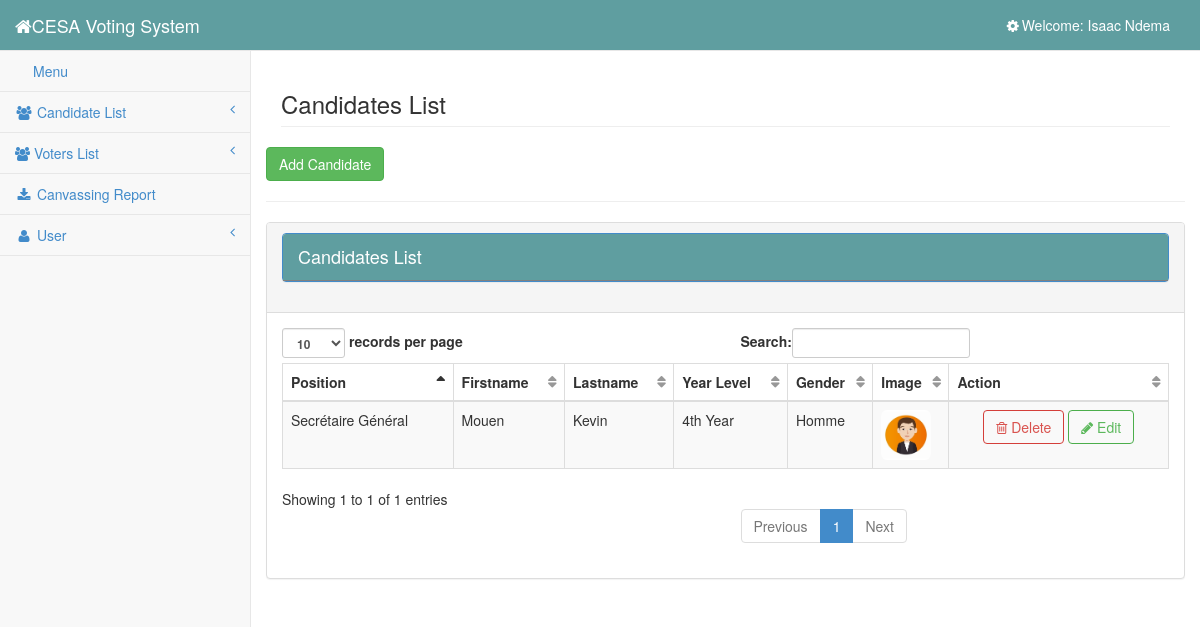
/admin/candidate.php (signed in), run on the app's committed database.
### tables this page shows
CREATE TABLE IF NOT EXISTS `user` (
  `user_id` int(11) NOT NULL AUTO_INCREMENT,
  `username` varchar(100) NOT NULL,
  `password` varchar(100) NOT NULL,
  `firstname` varchar(100) NOT NULL,
  `lastname` varchar(100) NOT NULL,
  PRIMARY KEY (`user_id`)
);

CREATE TABLE IF NOT EXISTS `candidate` (
  `candidate_id` int(11) NOT NULL AUTO_INCREMENT,
  `position` int(11) ,
  `firstname` varchar(100) NOT NULL,
  `lastname` varchar(100) NOT NULL,
  `year_level` varchar(100) NOT NULL,
  `gender` varchar(100) NOT NULL,
  `img` varchar(100) NOT NULL,
  PRIMARY KEY (`candidate_id`),
  FOREIGN KEY (`position`) REFERENCES `postes`(`id`)
);

CREATE TABLE IF NOT EXISTS `postes` (
  `id` int(11) NOT NULL AUTO_INCREMENT,
  `name` varchar(100) NOT NULL,
  `class_name` varchar(10) NOT NULL,
  PRIMARY KEY (`id`),
  UNIQUE KEY `id` (`id`,`class_name`)
);

### admin/session.php (called while the page is built, shortened)
<?php
	require '../database/dbcon.php';
	$session_id=$_SESSION['id'];
	$user_query = $conn->query("SELECT * FROM user WHERE user_id = '$session_id'") or die(mysqli_errno());
	$user_row = $user_query->fetch_array();
?>

### admin/candidate.php (the view, shortened to what this page needs)
<?php include ('session.php');?>
<?php
    include ('head.php');
    require '../database/dbcon.php';
?>
<body>
    <div id="wrapper">
        <?php include ('side_bar.php');?>
        <div id="page-wrapper">
            <div class="row">
                <div class="col-lg-12">
                    <h3 class="page-header">Candidates List</h3>
                </div>
				<button class="btn btn-success" data-toggle="modal" data-target="#addCandidateModal">Add Candidate</button>
				<?php include ('add_candidate_modal.php');?>
				<hr>
                <div class="panel panel-default">
                    <div class="panel-heading">
                        <h4 class="modal-title" id="myModalLabel">
                                            <div class="panel panel-primary">
                                                <div class="panel-heading">
                                                    Candidates List
                                                </div>
                                            </div>
                                        </h4>
                    </div>
                    <div class="panel-body">
                        <div class="table-responsive">
                            <table class="table table-striped table-bordered table-hover" id="dataTables-example">
                                <thead>
                                    <tr>
                                        <th>Position</th>
                                        <th>Firstname</th>
                                        <th>Lastname</th>
                                        <th>Year Level</th>
                                        <th>Gender</th>
                                        <th>Image</th>
                                        <th>Action</th>
                                    </tr>
                                </thead>
                                <tbody>
                                    <?php
                                        $query = $conn->query("SELECT * FROM candidate ORDER BY candidate_id DESC");;
                                        if($query->num_rows > 0){
                                            while($row = $query->fetch_array()){
                                                $candidate_id=$row['candidate_id'];
                                                $poste_id = $row ['position'];
                                                $poste = $conn->query("SELECT name FROM postes WHERE id = '$poste_id'")->fetch_array() or die(mysql_error());
                                                $poste_name = $poste['name'];
                                    ?>
                                    <tr>
                                        <td><?php echo $poste_name;?></td>
                                        <td><?php echo $row ['firstname'];?></td>
                                        <td><?php echo $row ['lastname'];?></td>
                                        <td><?php echo $row ['year_level'];?></td>
                                        <td><?php echo $row ['gender'];?></td>
                                        <td width="50"><img src="<?php echo $row['img']; ?>" width="50" height="50" class="img-rounded"></td>
                                        <td style="text-align:center">
                                                <a rel="tooltip"  title="Delete" id="<?php echo $candidate_id; ?>" href="#delete_user<?php echo $candidate_id; ?>" data-target="#delete_user<?php echo $candidate_id?>" data-toggle="modal"class="btn btn-danger btn-outline"><i class="fa fa-trash-o"></i> Delete</a>
                                                <a rel="tooltip"  title="Edit" id="<?php echo $row['candidate_id'] ?>" href="#edit_candidate<?php echo $row['candidate_id'] ?>"  data-toggle="modal"class="btn btn-success btn-outline"><i class="fa fa-pencil"></i> Edit</a>
                                        </td>
                                    </tr>
                                    <?php }} ?>
                                </tbody>
                            </table>
                        </div>
                    </div>
                </div>
            </div>
        </div>
    </div>
</body>
</html>

### admin/side_bar.php (shortened to what this page needs)
<?php require '../database/dbcon.php';?>
<nav class="navbar navbar-default navbar-static-top" role="navigation" style="margin-bottom:0; background-color:cadetblue;">
    <div class="navbar-header">
        <a class="navbar-brand" href="" style="color:white;"><i class="fa fa-home fa-large"> </i>CESA Voting System</a>
    </div>
    <ul class="nav navbar-top-links navbar-right">
        <?php
        $query = $conn->query("SELECT * from user where user_id ='$session_id'") or die(mysql_error());
        while ($row = $query->fetch_array()) {
        ?>
            <li class="dropdown">
                <a class="dropdown-toggle" data-toggle="dropdown" href="#" style="color: white">
                    <i class="fa fa-cog fa-spin fa-fw"></i>Welcome: <?php echo $user_username = $user_row['firstname'] . " " . $user_row['lastname']; ?>
                </a>
            </li>
        <?php } ?>
    </ul>
    <div class="navbar-default sidebar" role="navigation">
        <div class="sidebar-nav navbar-collapse">
            <ul class="nav" id="side-menu">
                <li>
                    <a href="candidate.php"><i class="fa fa-menu fa-fw"></i>Menu </a>
                </li>
                <li>
                    <a href="#"><i class="fa fa-users fa-fw"></i> Candidate List<span class="fa arrow"></span></a>
                </li>
                <li>
                    <a href="#"><i class="fa fa-users"></i> Voters List<span class="fa arrow"></span></a>
                </li>
                <li>
                    <a target="blank" href="../results.php?token=CESAGI2022"><i class="fa fa-download fa-fw"></i> Canvassing Report</a>
                </li>
                <li>
                    <a href="#"><i class="fa fa-user fa-fw"></i> User<span class="fa arrow"></span></a>
                </li>
            </ul>
        </div>
    </div>
</nav>

### css/sb-admin-2.css (style rules this page uses)
body { background-color: #f8f8f8; }
#wrapper { width: 100%; }
#page-wrapper { padding: 0 15px; min-height: 568px; background-color: #fff; }
@media (min-width:768px) { #page-wrapper { position: inherit; margin: 0 0 0 250px; padding: 0 30px; border-left: 1px solid #e7e7e7; } }
.navbar-top-links li { display: inline-block; }
.navbar-top-links li:last-child { margin-right: 15px; }
.navbar-top-links li a { padding: 15px; min-height: 50px; }
.sidebar .sidebar-nav.navbar-collapse { padding-right: 0; padding-left: 0; }
.sidebar ul li { border-bottom: 1px solid #e7e7e7; }
.sidebar .arrow { float: right; }
.sidebar .fa.arrow:before { content: "\f104"; }
@media (min-width:768px) { .sidebar { z-index: 1; position: absolute; width: 250px; margin-top: 51px; } }
.btn-outline { color: inherit; background-color: transparent; transition: all .5s; }
.btn-success.btn-outline { color: #5cb85c; }
.btn-danger.btn-outline { color: #d9534f; }
table.dataTable thead .sorting, table.dataTable thead .sorting_asc, table.dataTable thead .sorting_desc, table.dataTable thead .sorting_asc_disabled, table.dataTable thead .sorting_desc_disabled { background: 0 0; }
table.dataTable thead .sorting_asc:after { content: "\f0de"; float: right; font-family: fontawesome; }
table.dataTable thead .sorting:after { content: "\f0dc"; float: right; font-family: fontawesome; color: rgba(50,50,50,.5); }

### data on the page
user: firstname+lastname "Isaac Ndema"
candidate: position.name "Secrétaire Général", firstname "Mouen", lastname "Kevin", year_level "4th Year", gender "Homme", img (picture)
